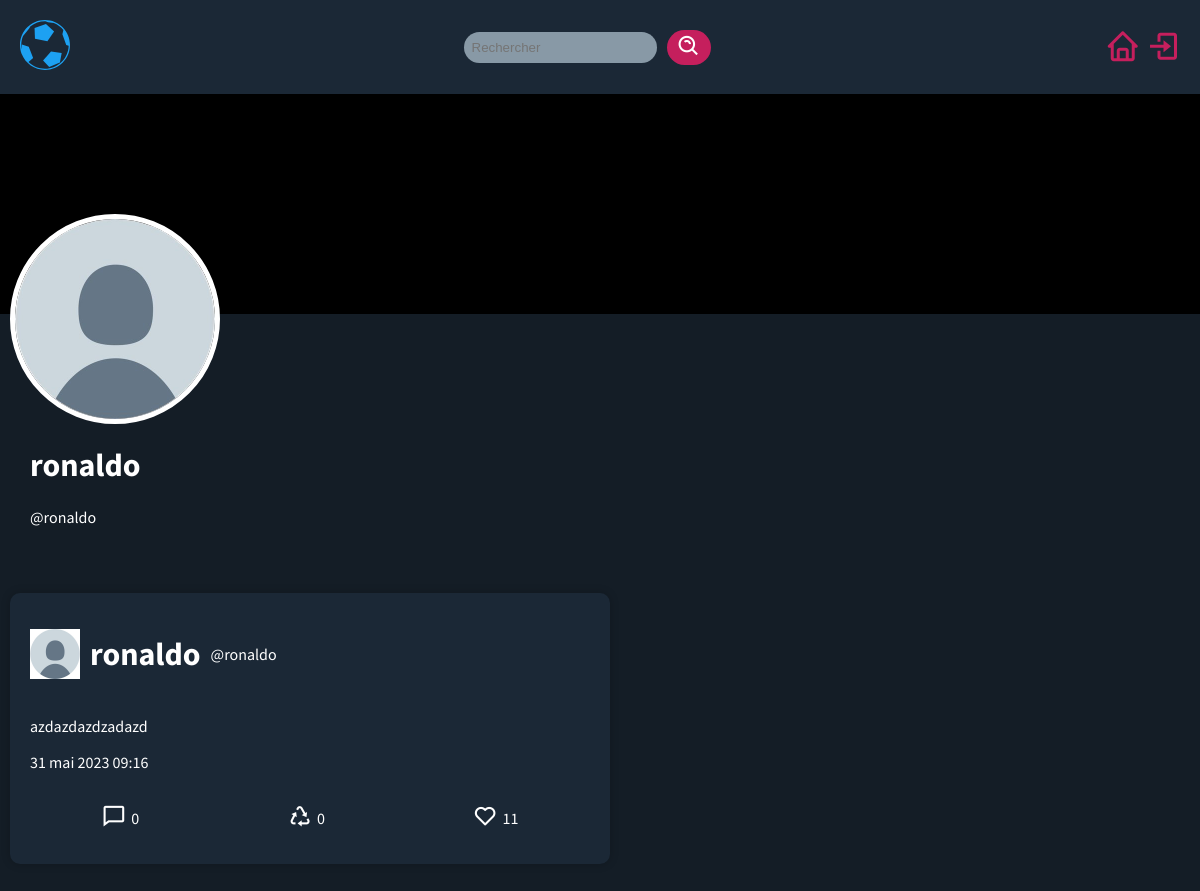
/profil/ronaldo, run on an earlier commit of the app's database.
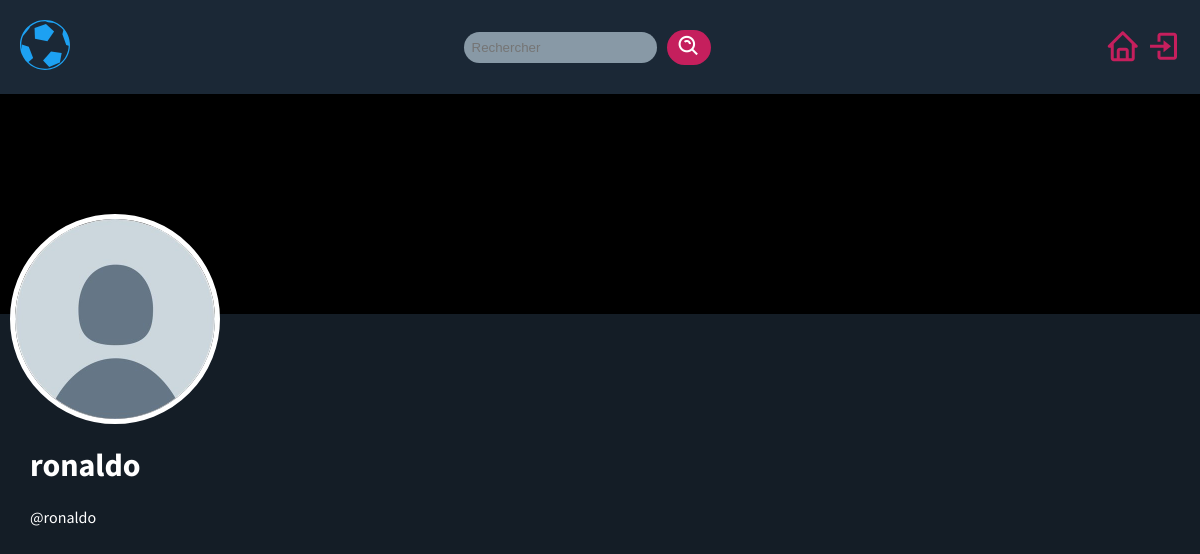
And on a later commit of the database.
### erttiwtFront/models.py (models this page shows, shortened)
class Twitt(models.Model):
    idTwitt = models.AutoField(primary_key=True)
    twitt = models.TextField(max_length=280,verbose_name="Quoi de neuf ?", help_text="280 caractères maximum")
    date = models.DateTimeField(auto_now_add=True)
    user = models.CharField(max_length=50)
    likes = models.IntegerField(default=0)
    retwitts = models.IntegerField(default=0)

### erttiwtFront/views.py (the view)
# urls.py: path('profil/<str:username>', views.profil),
def profil (request,username):
    userinfos = User.objects.get(username=username)
    Twitts = Twitt.objects.filter(user=userinfos)
    for twitt in Twitts:
        twitt.commentaires = Commentaire.objects.filter(twitt=twitt.idTwitt)
    paginator = Paginator(Twitts, 5)
    page = request.GET.get('page', 1)
    try:
        Twitts = paginator.page(page)
    except PageNotAnInteger:
        Twitts = paginator.page(1)
    except EmptyPage:
        Twitts = paginator.page(paginator.num_pages)
    return render(request, 'erttiwtFront/profil.html', {'userinfos': userinfos,'Tweets': Twitts})

### erttiwtFront/templates/erttiwtFront/profil.html (shortened to what this page needs)
{% extends 'erttiwtFront/base.html' %} {% load static %}
{% block content %}
<div class="profil_page">
    <div class="profil_page_header">
        <div class="profil_page_header_img">
            <img src="{% static 'erttiwtFront/img/defaut.jpg' %}" alt="logo" width="200px">
        </div>
    </div>
    <div class="profil_page_body">
        <div class="profil_page_body_text">
            <h1 class="profil_header_text">{{userinfos.username}}</h1>
            <p>
                @{{userinfos.username}}
            </p>
        </div>
    </div>
</div>
<div class="profil_page_content">
    <div class="last_tweet">
        <div class="infinite-container">
            {% for tweet in Tweets %}
            <div class="infinite-item">
                <div class="tweet">
                    <div class="tweet_header">
                        <div class="tweet_header_profil">
                            <img src="{% static 'erttiwtFront/img/defaut.jpg' %}" alt="logo" width="50px">
                            <h1>{{tweet.user}}</h1>
                            <p>@{{tweet.user}}</p>
                        </div>
                    </div>
                    <div class="tweet_body">
                        <p>{{tweet.twitt}}</p>
                    </div>
                    <div class="tweet_footer">
                        <p>{{tweet.date|date:"d F Y" }} {{ tweet.date|time:"H:i" }}</p>
                        <div class="tweet_likes_retweets">
                            <div>
                                <i class="bx bx-comment bx-sm"></i>
                                <p>{{ tweet.commentaires|length }}</p>
                            </div>
                            <div>
                                <i class="bx bx-recycle bx-sm"></i>
                                <p>{{ tweet.retwitts }}</p>
                            </div>
                            <div id="{{ tweet.idTwitt }}" class="like">
                                <i class="bx bx-heart bx-sm"></i>
                                <p>{{ tweet.likes }}</p>
                            </div>
                        </div>
                    </div>
                </div>
            </div>
            {% endfor %}
        </div>
    </div>
</div>
{% endblock %}

### erttiwtFront/templates/erttiwtFront/base.html (shortened to what this page needs)
{% load static %}
<!DOCTYPE html>
<html lang="en">
<head>
    <link href='https://unpkg.com/boxicons@2.1.4/css/boxicons.min.css' rel='stylesheet'>
    <link rel="stylesheet" href="{% static 'erttiwtFront/css/base.css' %}">
</head>
<body>
    <nav class="headernav">
        <div class="logo">
            <a href="/"></a>
        </div>
        <div class="search">
            <input type="text" placeholder="Rechercher">
            <button><i class='bx bx-search-alt bx-sm'></i></button>
        </div>
        <div>
            <a href="/"><i class='bx bx-home bx-md'></i></a>
            {% if user.is_authenticated %}
            <a href="profil/{{user.username}}"><i class='bx bx-user bx-md'></i></a>
            <a href="{% url 'logout' %}"><i class='bx bx-log-out bx-md'></i></a>
            {% else %}
            <a href="{% url 'login' %}"><i class='bx bx-log-in bx-md'></i></a>
            {% endif %}
        </div>
    </nav>
    <main>
        {% block content %} {% endblock %}
    </main>
</body>
</html>

### erttiwtFront/static/erttiwtFront/css/base.css (style rules this page uses)
html,body { background-color: #141d26; color: #fff; font-family: 'Source Sans Pro', sans-serif; width: 100%; padding: 0; margin: 0; box-sizing: border-box; }
svg { fill: #1DA1F2; }
a { color: #c51f5d; text-decoration: none; }
.headernav { box-sizing: border-box; display: flex; justify-content: space-between; align-items: center; padding: 20px; background-color: #1b2836; box-shadow: 0 0 10px rgba(0,0,0,0.2); }
.headernav .search input { width: 100%; padding: 8px; border-radius: 30px; height: 15px; border: none; background-color: #8899a6; color: #fff; }
.headernav .search { display: flex; align-items: center; }
.headernav .search button { background-color: #c51f5d; color: #fff; border: none; border-radius: 20px; padding: 5px 10px; font-size: 0.8rem; cursor: pointer; margin-left: 10px; }

### erttiwtFront/templates/erttiwtFront/profil.html (style rules this page uses)
.profil_page { display: flex; flex-direction: column; width: 100%; margin-bottom: 150px; }
.profil_page_header { width: 100%; height: 200px; background-color: #000; display: flex; padding: 10px; }
.profil_page_header_img { width: 200px; height: 200px; border-radius: 50%; overflow: hidden; margin-right: 50px; position: relative; top: 110px; border: 5px solid #fff; }
.profil_page_header_img img { width: 100%; height: 100%; object-fit: cover; }
.profil_page_body_text { position: relative; top: 110px; margin-left: 30px; }
.profil_header_text { color: #fff; }

What changed in the data, as far as the page shows it:
removed Twitt: user "ronaldo", twitt "azdazdazdzadazd", date "31 mai 2023", date "09:16", commentaires|length "0", retwitts "0", likes "11"
